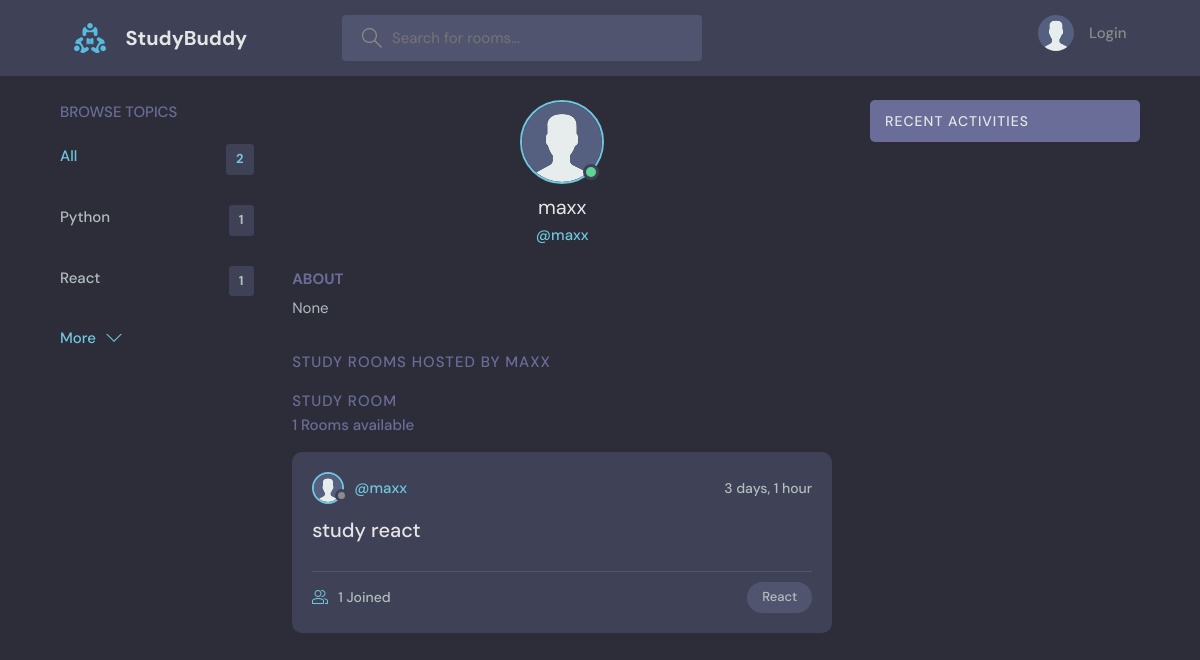
/profile/2/, run on an earlier commit of the app's database.
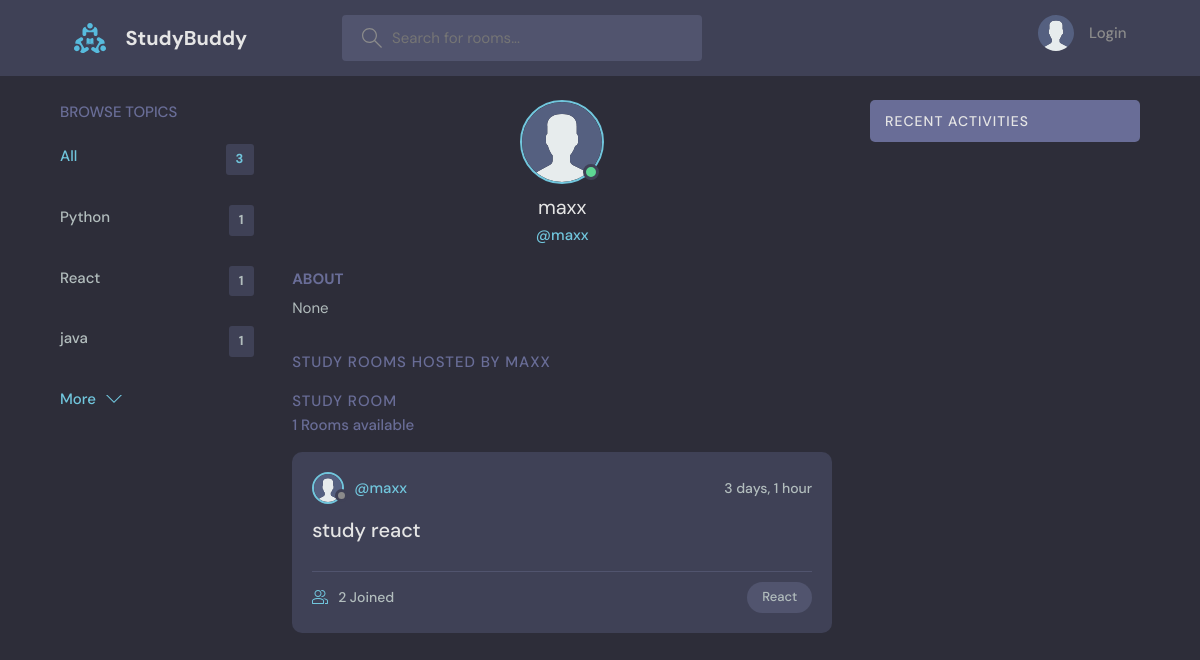
And on a later commit of the database.
### base/models.py (models this page shows, shortened)
class Topic(models.Model):
    name = models.CharField(max_length=200)

class Room(models.Model):
    user = models.ForeignKey(User, on_delete=models.SET_NULL, null=True)
    topic = models.ForeignKey(Topic, on_delete=models.SET_NULL, null=True)
    name = models.CharField(max_length=200)
    participants = models.ManyToManyField(User, related_name='participants', blank=True)
    description = models.TextField(null=True,blank=True)
    updated = models.DateTimeField(auto_now=True)
    created = models.DateTimeField(auto_now_add=True)
    class Meta:
        ordering = ['-updated', '-created']

class User(AbstractUser):
    name = models.CharField(max_length=200,null=True)
    email = models.EmailField(unique=True, null=True)
    bio = models.TextField(null=True)
    avatar = models.ImageField(null=True, default="avatar.svg")
    USERNAME_FIELD = 'email'
    REQUIRED_FIELDS = []

### base/views.py (the view)
# urls.py: path('profile/<str:pk>/',views.UserProfile, name="profile"),
def UserProfile(request,pk):
    user = User.objects.get(id=pk)
    rooms = user.room_set.all()
    room_message = user.message_set.all()
    topics = Topic.objects.all()
    context = {'user':user,'rooms':rooms,'room_message':room_message,'topics':topics}
    return render(request, 'base/profile.html',context)

### base/templates/base/profile.html (shortened to what this page needs)
{% extends 'main.html' %}
{% block content %}
  <main class="profile-page layout layout--3">
    <div class="container">
      {% include 'base/topic_components.html' %}
      <div class="roomList">
        <div class="profile">
          <div class="profile__avatar">
            <div class="avatar avatar--large active">
              <img src="{{user.avatar.url}}" />
            </div>
          </div>
          <div class="profile__info">
            <h3>{{user.username}}</h3>
            <p>@{{user.username}}</p>
          </div>
          <div class="profile__about">
            <h3>About</h3>
            <p>
              {{user.bio}}
            </p>
          </div>
        </div>
        <div class="roomList__header">
          <div>
            <h2>Study Rooms Hosted by {{user.username}}</a>
            </h2>
          </div>
        </div>
        {% include 'base/feed_components.html' %}
      </div>
      {% include 'base/Activity_component.html' %}
    </div>
  </main>
{% endblock %}

### base/templates/base/topic_components.html
<div class="topics">
    <div class="topics__header">
      <h2>Browse Topics</h2>
    </div>
    <ul class="topics__list">
      <li>
        <a href="{% url 'Home' %}" class="active">All <span>{{topics.count}}</span></a>
      </li>
      {% for topic in topics %}
      <li>
        <a href="{% url 'Home' %}?q={{topic.name}}">{{topic.name}}<span>{{topic.room_set.all.count}}</span></a>
      </li>
      {% endfor %}
    </ul>
    <a class="btn btn--link" href="{% url 'Topics' %}">
      More
      <svg version="1.1" xmlns="http://www.w3.org/2000/svg" width="32" height="32" viewBox="0 0 32 32">
        <title>chevron-down</title>
        <path d="M16 21l-13-13h-3l16 16 16-16h-3l-13 13z"></path>
      </svg>
    </a>
  </div>

### base/templates/base/feed_components.html (shortened to what this page needs)
<div class="roomList">
    <div class="roomList__header">
      <div>
        <h2>Study Room</h2>
        <p>{{rooms.count}} Rooms available</p>
      </div>
    </div>
    {% for room in rooms %}
    <div class="roomListRoom">
      <div class="roomListRoom__header">
        <a href="{% url 'profile' room.user.id %}" class="roomListRoom__author">
          <div class="avatar avatar--small">
            <img src="{{room.user.avatar.url}}" />
          </div>
          <span>@{{room.user.username}}</span>
        </a>
        <div class="roomListRoom__actions">
          <span>{{room.created|timesince}}</span>
        </div>
      </div>
      <div class="roomListRoom__content">
        <a href="{% url 'room' room.id %}">{{room.name}}</a>
      </div>
      <div class="roomListRoom__meta">
        <a href="{% url 'room' room.id %}" class="roomListRoom__joined">
          {{room.participants.all.count}} Joined
        </a>
        <p class="roomListRoom__topic">{{room.topic.name}}</p>
      </div>
    </div>
    {% endfor %}
  </div>

What changed in the data, as far as the page shows it:
added Topic: name "java", room_set.all.count "1"
computed for Room "study react": participants.all.count "1" → "2"
Also different on the page:
{{ topics.count }}: "2" → "3"
